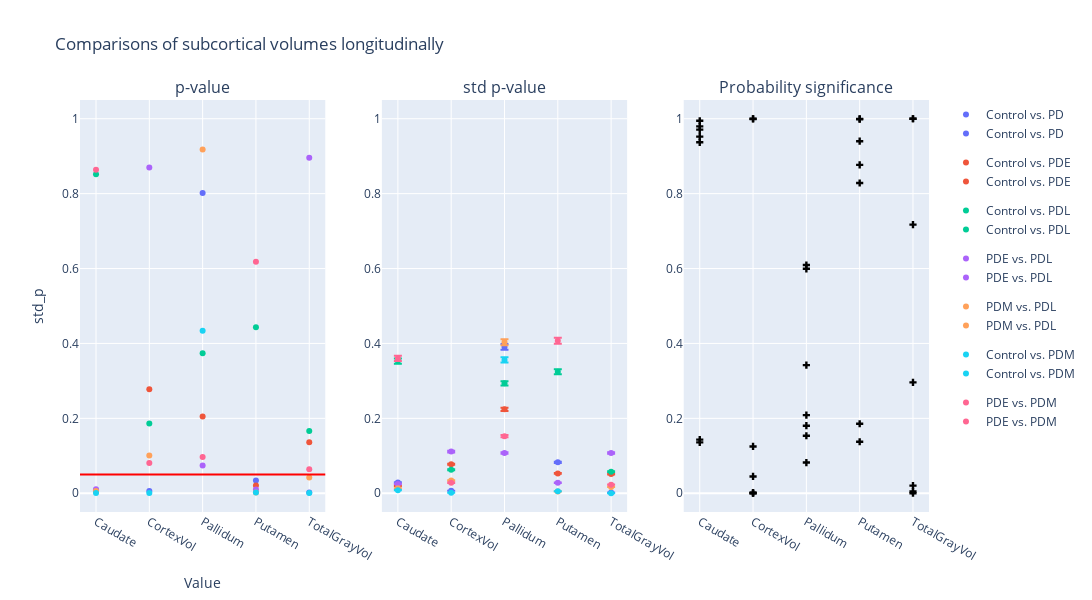

Source (notebook cell):
### Code cell
plot_dumbbell(
    df_t_long,
    title="Comparisons of subcortical volumes longitudinally",
    group="comparison",
)

### Figure 1 — Plotly figure (JSON) as saved in the notebook; plotly's stock layout.template omitted (floating-point values rounded to 4 significant figures)
{"data": [{"hovertemplate": "comparison=Control vs. PD<br>region=%{x}<br>p_value=%{y}<extra></extra>", "legendgroup": "Control vs. PD", "marker": {"color": "#636efa", "symbol": "circle"}, "mode": "markers", "name": "Control vs. PD", "orientation": "v", "showlegend": true, "type": "scatter", "x": ["Caudate", "CortexVol", "Pallidum", "Putamen", "TotalGrayVol"], "xaxis": "x", "y": [0.008, 0.006, 0.802, 0.034, 0.002], "yaxis": "y"}, {"hovertemplate": "comparison=Control vs. PDE<br>region=%{x}<br>p_value=%{y}<extra></extra>", "legendgroup": "Control vs. PDE", "marker": {"color": "#EF553B", "symbol": "circle"}, "mode": "markers", "name": "Control vs. PDE", "orientation": "v", "showlegend": true, "type": "scatter", "x": ["Caudate", "CortexVol", "Pallidum", "Putamen", "TotalGrayVol"], "xaxis": "x", "y": [0.005, 0.278, 0.205, 0.021, 0.136], "yaxis": "y"}, {"hovertemplate": "comparison=Control vs. PDL<br>region=%{x}<br>p_value=%{y}<extra></extra>", "legendgroup": "Control vs. PDL", "marker": {"color": "#00cc96", "symbol": "circle"}, "mode": "markers", "name": "Control vs. PDL", "orientation": "v", "showlegend": true, "type": "scatter", "x": ["Caudate", "CortexVol", "Pallidum", "Putamen", "TotalGrayVol"], "xaxis": "x", "y": [0.852, 0.186, 0.374, 0.443, 0.166], "yaxis": "y"}, {"hovertemplate": "comparison=PDE vs. PDL<br>region=%{x}<br>p_value=%{y}<extra></extra>", "legendgroup": "PDE vs. PDL", "marker": {"color": "#ab63fa", "symbol": "circle"}, "mode": "markers", "name": "PDE vs. PDL", "orientation": "v", "showlegend": true, "type": "scatter", "x": ["Caudate", "CortexVol", "Pallidum", "Putamen", "TotalGrayVol"], "xaxis": "x", "y": [0.011, 0.87, 0.074, 0.01, 0.896], "yaxis": "y"}, {"hovertemplate": "comparison=PDM vs. PDL<br>region=%{x}<br>p_value=%{y}<extra></extra>", "legendgroup": "PDM vs. PDL", "marker": {"color": "#FFA15A", "symbol": "circle"}, "mode": "markers", "name": "PDM vs. PDL", "orientation": "v", "showlegend": true, "type": "scatter", "x": ["Caudate", "CortexVol", "Pallidum", "Putamen", "TotalGrayVol"], "xaxis": "x", "y": [0.006, 0.101, 0.918, 0.002, 0.042], "yaxis": "y"}, {"hovertemplate": "comparison=Control vs. PDM<br>region=%{x}<br>p_value=%{y}<extra></extra>", "legendgroup": "Control vs. PDM", "marker": {"color": "#19d3f3", "symbol": "circle"}, "mode": "markers", "name": "Control vs. PDM", "orientation": "v", "showlegend": true, "type": "scatter", "x": ["Caudate", "CortexVol", "Pallidum", "Putamen", "TotalGrayVol"], "xaxis": "x", "y": [0.001, 0.001, 0.434, 0.002, 0.001], "yaxis": "y"}, {"hovertemplate": "comparison=PDE vs. PDM<br>region=%{x}<br>p_value=%{y}<extra></extra>", "legendgroup": "PDE vs. PDM", "marker": {"color": "#FF6692", "symbol": "circle"}, "mode": "markers", "name": "PDE vs. PDM", "orientation": "v", "showlegend": true, "type": "scatter", "x": ["Caudate", "CortexVol", "Pallidum", "Putamen", "TotalGrayVol"], "xaxis": "x", "y": [0.864, 0.081, 0.097, 0.618, 0.064], "yaxis": "y"}, {"error_y": {"array": [0.0005614, 0.0001301, 0.007611, 0.001611, 4.456e-05], "arrayminus": [0.0005727, 0.0001327, 0.007766, 0.001644, 4.547e-05]}, "hovertemplate": "comparison=Control vs. PD<br>region=%{x}<br>std_p=%{y}<extra></extra>", "legendgroup": "Control vs. PD", "marker": {"color": "#636efa", "symbol": "circle"}, "mode": "markers", "name": "Control vs. PD", "orientation": "v", "showlegend": true, "type": "scatter", "x": ["Caudate", "CortexVol", "Pallidum", "Putamen", "TotalGrayVol"], "xaxis": "x2", "y": [0.02882, 0.00668, 0.3908, 0.08274, 0.002288], "yaxis": "y2"}, {"error_y": {"array": [0.0003847, 0.001508, 0.004365, 0.00103, 0.0009998], "arrayminus": [0.0003925, 0.001538, 0.004453, 0.00105, 0.00102]}, "hovertemplate": "comparison=Control vs. PDE<br>region=%{x}<br>std_p=%{y}<extra></extra>", "legendgroup": "Control vs. PDE", "marker": {"color": "#EF553B", "symbol": "circle"}, "mode": "markers", "name": "Control vs. PDE", "orientation": "v", "showlegend": true, "type": "scatter", "x": ["Caudate", "CortexVol", "Pallidum", "Putamen", "TotalGrayVol"], "xaxis": "x2", "y": [0.01975, 0.07743, 0.2241, 0.05286, 0.05134], "yaxis": "y2"}, {"error_y": {"array": [0.006872, 0.001224, 0.005715, 0.006321, 0.001125], "arrayminus": [0.007011, 0.001249, 0.005831, 0.006449, 0.001148]}, "hovertemplate": "comparison=Control vs. PDL<br>region=%{x}<br>std_p=%{y}<extra></extra>", "legendgroup": "Control vs. PDL", "marker": {"color": "#00cc96", "symbol": "circle"}, "mode": "markers", "name": "Control vs. PDL", "orientation": "v", "showlegend": true, "type": "scatter", "x": ["Caudate", "CortexVol", "Pallidum", "Putamen", "TotalGrayVol"], "xaxis": "x2", "y": [0.3528, 0.06287, 0.2935, 0.3246, 0.05777], "yaxis": "y2"}, {"error_y": {"array": [0.0004877, 0.002169, 0.002091, 0.0005448, 0.002096], "arrayminus": [0.0004975, 0.002213, 0.002133, 0.0005558, 0.002138]}, "hovertemplate": "comparison=PDE vs. PDL<br>region=%{x}<br>std_p=%{y}<extra></extra>", "legendgroup": "PDE vs. PDL", "marker": {"color": "#ab63fa", "symbol": "circle"}, "mode": "markers", "name": "PDE vs. PDL", "orientation": "v", "showlegend": true, "type": "scatter", "x": ["Caudate", "CortexVol", "Pallidum", "Putamen", "TotalGrayVol"], "xaxis": "x2", "y": [0.02504, 0.1114, 0.1074, 0.02797, 0.1076], "yaxis": "y2"}, {"error_y": {"array": [0.0002597, 0.0006673, 0.007855, 9.12e-05, 0.000327], "arrayminus": [0.0002649, 0.0006808, 0.008014, 9.304e-05, 0.0003336]}, "hovertemplate": "comparison=PDM vs. PDL<br>region=%{x}<br>std_p=%{y}<extra></extra>", "legendgroup": "PDM vs. PDL", "marker": {"color": "#FFA15A", "symbol": "circle"}, "mode": "markers", "name": "PDM vs. PDL", "orientation": "v", "showlegend": true, "type": "scatter", "x": ["Caudate", "CortexVol", "Pallidum", "Putamen", "TotalGrayVol"], "xaxis": "x2", "y": [0.01333, 0.03426, 0.4033, 0.004683, 0.01679], "yaxis": "y2"}, {"error_y": {"array": [0.0001612, 2.232e-05, 0.006934, 0.000104, 4.488e-06], "arrayminus": [0.0001644, 2.277e-05, 0.007074, 0.0001061, 4.579e-06]}, "hovertemplate": "comparison=Control vs. PDM<br>region=%{x}<br>std_p=%{y}<extra></extra>", "legendgroup": "Control vs. PDM", "marker": {"color": "#19d3f3", "symbol": "circle"}, "mode": "markers", "name": "Control vs. PDM", "orientation": "v", "showlegend": true, "type": "scatter", "x": ["Caudate", "CortexVol", "Pallidum", "Putamen", "TotalGrayVol"], "xaxis": "x2", "y": [0.008275, 0.001146, 0.356, 0.005341, 0.0002304], "yaxis": "y2"}, {"error_y": {"array": [0.007011, 0.0005481, 0.002971, 0.007932, 0.0004489], "arrayminus": [0.007153, 0.0005592, 0.003031, 0.008092, 0.0004579]}, "hovertemplate": "comparison=PDE vs. PDM<br>region=%{x}<br>std_p=%{y}<extra></extra>", "legendgroup": "PDE vs. PDM", "marker": {"color": "#FF6692", "symbol": "circle"}, "mode": "markers", "name": "PDE vs. PDM", "orientation": "v", "showlegend": true, "type": "scatter", "x": ["Caudate", "CortexVol", "Pallidum", "Putamen", "TotalGrayVol"], "xaxis": "x2", "y": [0.36, 0.02815, 0.1525, 0.4073, 0.02305], "yaxis": "y2"}, {"marker": {"color": "black", "symbol": "cross"}, "mode": "markers", "name": "Flip probability", "showlegend": false, "type": "scatter", "x": ["Caudate", "Caudate", "Caudate", "Caudate", "Caudate", "Caudate", "Caudate", "CortexVol", "CortexVol", "CortexVol", "CortexVol", "CortexVol", "CortexVol", "CortexVol", "Pallidum", "Pallidum", "Pallidum", "Pallidum", "Pallidum", "Pallidum", "Pallidum", "Putamen", "Putamen", "Putamen", "Putamen", "Putamen", "Putamen", "Putamen", "TotalGrayVol", "TotalGrayVol", "TotalGrayVol", "TotalGrayVol", "TotalGrayVol", "TotalGrayVol", "TotalGrayVol"], "xaxis": "x3", "y": [0.9521, 0.971, 0.1433, 0.9371, 0.9796, 0.9946, 0.136, 0.9993, 1.553e-05, 0.002098, 7.383e-10, 0.0449, 1.0, 0.125, 0.1804, 0.3422, 0.1536, 0.6094, 0.082, 0.2086, 0.5993, 0.8284, 0.8767, 0.1376, 0.94, 0.9995, 0.9988, 0.1857, 1.0, 0.02034, 0.004759, 2.962e-09, 0.7172, 1.0, 0.296], "yaxis": "y3"}], "layout": {"annotations": [{"font": {"size": 16}, "showarrow": false, "text": "p-value", "x": 0.1444, "xanchor": "center", "xref": "paper", "y": 1, "yanchor": "bottom", "yref": "paper"}, {"font": {"size": 16}, "showarrow": false, "text": "std p-value", "x": 0.5, "xanchor": "center", "xref": "paper", "y": 1, "yanchor": "bottom", "yref": "paper"}, {"font": {"size": 16}, "showarrow": false, "text": "Probability significance", "x": 0.8556, "xanchor": "center", "xref": "paper", "y": 1, "yanchor": "bottom", "yref": "paper"}], "height": 600, "hovermode": "closest", "shapes": [{"line": {"color": "red", "width": 2}, "type": "line", "x0": 0, "x1": 1, "xref": "x domain", "y0": 0.05, "y1": 0.05, "yref": "y"}], "title": {"text": "Comparisons of subcortical volumes longitudinally"}, "width": 1400, "xaxis": {"anchor": "y", "domain": [0, 0.2889], "title": {"text": "Value"}}, "xaxis2": {"anchor": "y2", "domain": [0.3556, 0.6444]}, "xaxis3": {"anchor": "y3", "domain": [0.7111, 1]}, "yaxis": {"anchor": "x", "domain": [0, 1], "range": [-0.05, 1.05], "title": {"text": "std_p"}}, "yaxis2": {"anchor": "x2", "domain": [0, 1], "range": [-0.05, 1.05]}, "yaxis3": {"anchor": "x3", "domain": [0, 1], "range": [-0.05, 1.05]}}}
